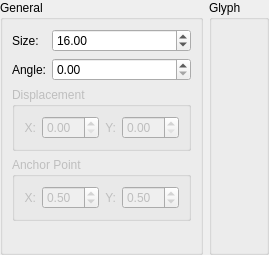
<?xml version="1.0" encoding="UTF-8"?>
<ui version="4.0">
 <class>GlyphGraphicWidgetForm</class>
 <widget class="QWidget" name="GlyphGraphicWidgetForm">
  <property name="geometry">
   <rect>
    <x>0</x>
    <y>0</y>
    <width>233</width>
    <height>255</height>
   </rect>
  </property>
  <property name="windowTitle">
   <string>Form</string>
  </property>
  <layout class="QGridLayout" name="gridLayout_10">
   <property name="margin">
    <number>0</number>
   </property>
   <item row="0" column="0">
    <layout class="QGridLayout" name="gridLayout_9">
     <item row="0" column="0">
      <widget class="QGroupBox" name="m_generalGroupBox">
       <property name="title">
        <string>General</string>
       </property>
       <layout class="QGridLayout" name="gridLayout_8">
        <item row="0" column="0">
         <layout class="QGridLayout" name="gridLayout_3">
          <item row="0" column="0">
           <layout class="QFormLayout" name="formLayout">
            <item row="0" column="0">
             <layout class="QGridLayout" name="gridLayout_2">
              <item row="0" column="0">
               <widget class="QLabel" name="m_graphicSizeLabel">
                <property name="text">
                 <string>Size:</string>
                </property>
               </widget>
              </item>
              <item row="1" column="0">
               <widget class="QLabel" name="m_graphicAngleLabel">
                <property name="text">
                 <string>Angle:</string>
                </property>
               </widget>
              </item>
             </layout>
            </item>
            <item row="0" column="1">
             <layout class="QGridLayout" name="gridLayout">
              <item row="0" column="0">
               <widget class="QDoubleSpinBox" name="m_graphicSizeDoubleSpinBox">
                <property name="sizePolicy">
                 <sizepolicy hsizetype="Expanding" vsizetype="Fixed">
                  <horstretch>0</horstretch>
                  <verstretch>0</verstretch>
                 </sizepolicy>
                </property>
                <property name="maximum">
                 <double>1024.000000000000000</double>
                </property>
                <property name="value">
                 <double>16.000000000000000</double>
                </property>
               </widget>
              </item>
              <item row="1" column="0">
               <widget class="QDoubleSpinBox" name="m_graphicAngleDoubleSpinBox">
                <property name="sizePolicy">
                 <sizepolicy hsizetype="Expanding" vsizetype="Fixed">
                  <horstretch>0</horstretch>
                  <verstretch>0</verstretch>
                 </sizepolicy>
                </property>
                <property name="maximum">
                 <double>360.000000000000000</double>
                </property>
                <property name="singleStep">
                 <double>10.000000000000000</double>
                </property>
               </widget>
              </item>
             </layout>
            </item>
           </layout>
          </item>
          <item row="1" column="0">
           <widget class="QGroupBox" name="m_displacementGroupBox">
            <property name="enabled">
             <bool>false</bool>
            </property>
            <property name="title">
             <string>Displacement</string>
            </property>
            <property name="flat">
             <bool>true</bool>
            </property>
            <layout class="QGridLayout" name="gridLayout_5">
             <item row="0" column="0">
              <layout class="QGridLayout" name="gridLayout_4">
               <item row="0" column="2">
                <widget class="QLabel" name="m_displacementYLabel">
                 <property name="text">
                  <string>Y:</string>
                 </property>
                 <property name="alignment">
                  <set>Qt::AlignRight|Qt::AlignTrailing|Qt::AlignVCenter</set>
                 </property>
                </widget>
               </item>
               <item row="0" column="0">
                <widget class="QLabel" name="m_displacementXLabel">
                 <property name="text">
                  <string>X:</string>
                 </property>
                 <property name="alignment">
                  <set>Qt::AlignRight|Qt::AlignTrailing|Qt::AlignVCenter</set>
                 </property>
                </widget>
               </item>
               <item row="0" column="1">
                <widget class="QDoubleSpinBox" name="m_displacementXDoubleSpinBox">
                 <property name="sizePolicy">
                  <sizepolicy hsizetype="Expanding" vsizetype="Fixed">
                   <horstretch>0</horstretch>
                   <verstretch>0</verstretch>
                  </sizepolicy>
                 </property>
                </widget>
               </item>
               <item row="0" column="3">
                <widget class="QDoubleSpinBox" name="m_displacementYDoubleSpinBox">
                 <property name="sizePolicy">
                  <sizepolicy hsizetype="Expanding" vsizetype="Fixed">
                   <horstretch>0</horstretch>
                   <verstretch>0</verstretch>
                  </sizepolicy>
                 </property>
                </widget>
               </item>
              </layout>
             </item>
            </layout>
           </widget>
          </item>
          <item row="2" column="0">
           <widget class="QGroupBox" name="m_anchorPointGroupBox">
            <property name="enabled">
             <bool>false</bool>
            </property>
            <property name="title">
             <string>Anchor Point</string>
            </property>
            <property name="flat">
             <bool>true</bool>
            </property>
            <layout class="QGridLayout" name="gridLayout_7">
             <item row="0" column="0">
              <layout class="QGridLayout" name="gridLayout_6">
               <item row="0" column="0">
                <widget class="QLabel" name="m_anchorPointXLabel">
                 <property name="text">
                  <string>X:</string>
                 </property>
                 <property name="alignment">
                  <set>Qt::AlignRight|Qt::AlignTrailing|Qt::AlignVCenter</set>
                 </property>
                </widget>
               </item>
               <item row="0" column="1">
                <widget class="QDoubleSpinBox" name="m_anchorPointXDoubleSpinBox">
                 <property name="sizePolicy">
                  <sizepolicy hsizetype="Expanding" vsizetype="Fixed">
                   <horstretch>0</horstretch>
                   <verstretch>0</verstretch>
                  </sizepolicy>
                 </property>
                 <property name="maximum">
                  <double>1.000000000000000</double>
                 </property>
                 <property name="singleStep">
                  <double>0.100000000000000</double>
                 </property>
                 <property name="value">
                  <double>0.500000000000000</double>
                 </property>
                </widget>
               </item>
               <item row="0" column="2">
                <widget class="QLabel" name="m_anchorPointYLabel">
                 <property name="text">
                  <string>Y:</string>
                 </property>
                 <property name="alignment">
                  <set>Qt::AlignRight|Qt::AlignTrailing|Qt::AlignVCenter</set>
                 </property>
                </widget>
               </item>
               <item row="0" column="3">
                <widget class="QDoubleSpinBox" name="m_anchorPointYDoubleSpinBox">
                 <property name="sizePolicy">
                  <sizepolicy hsizetype="Expanding" vsizetype="Fixed">
                   <horstretch>0</horstretch>
                   <verstretch>0</verstretch>
                  </sizepolicy>
                 </property>
                 <property name="maximum">
                  <double>1.000000000000000</double>
                 </property>
                 <property name="singleStep">
                  <double>0.100000000000000</double>
                 </property>
                 <property name="value">
                  <double>0.500000000000000</double>
                 </property>
                </widget>
               </item>
              </layout>
             </item>
            </layout>
           </widget>
          </item>
          <item row="3" column="0">
           <spacer name="verticalSpacer">
            <property name="orientation">
             <enum>Qt::Vertical</enum>
            </property>
            <property name="sizeHint" stdset="0">
             <size>
              <width>20</width>
              <height>40</height>
             </size>
            </property>
           </spacer>
          </item>
         </layout>
        </item>
       </layout>
      </widget>
     </item>
     <item row="0" column="1">
      <widget class="QGroupBox" name="m_glyphGroupBox">
       <property name="title">
        <string>Glyph</string>
       </property>
      </widget>
     </item>
    </layout>
   </item>
  </layout>
 </widget>
 <tabstops>
  <tabstop>m_graphicSizeDoubleSpinBox</tabstop>
  <tabstop>m_graphicAngleDoubleSpinBox</tabstop>
  <tabstop>m_displacementXDoubleSpinBox</tabstop>
  <tabstop>m_displacementYDoubleSpinBox</tabstop>
  <tabstop>m_anchorPointXDoubleSpinBox</tabstop>
  <tabstop>m_anchorPointYDoubleSpinBox</tabstop>
 </tabstops>
 <resources/>
 <connections/>
</ui>
